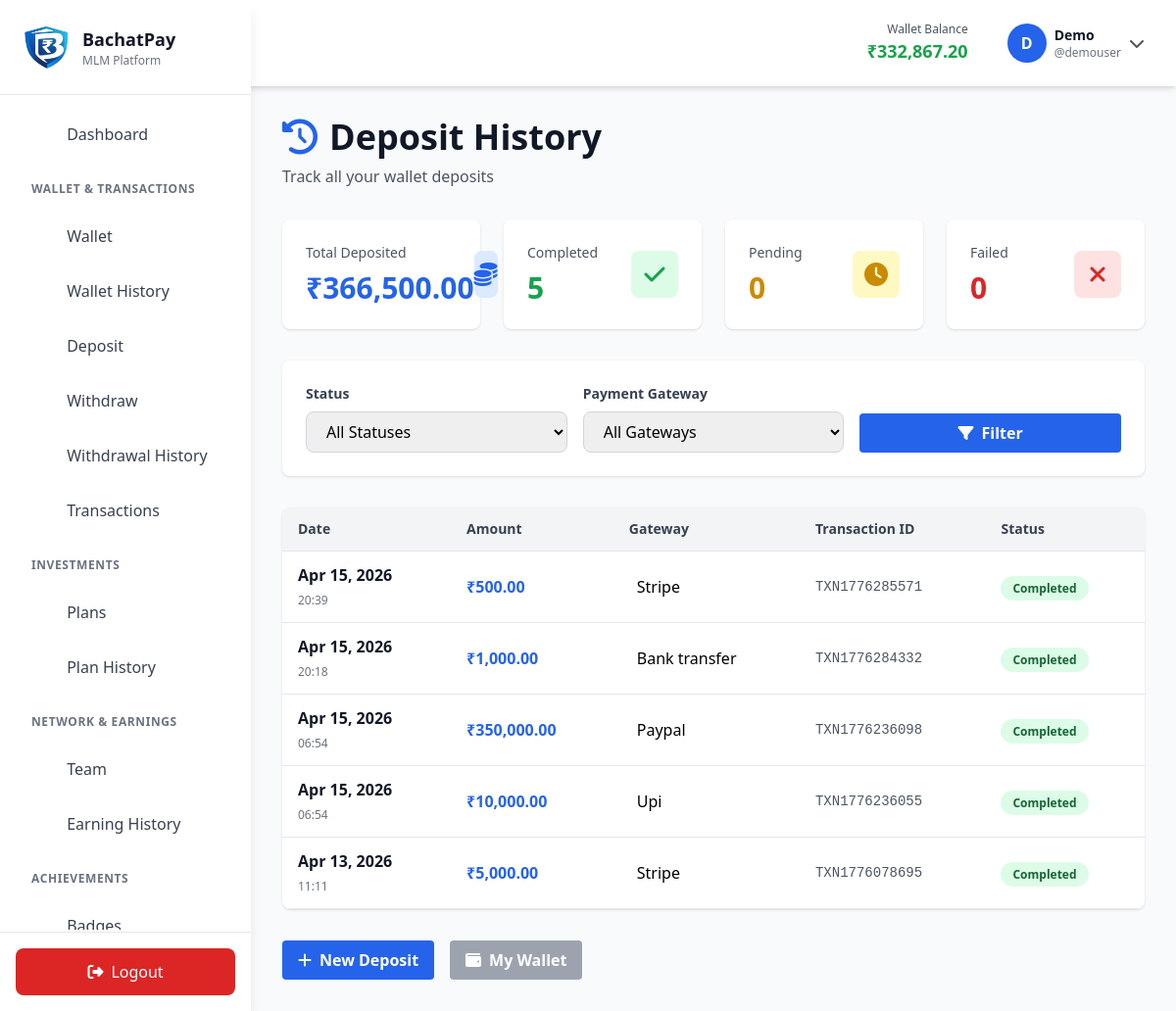
Page /deposit-history.php (signed in) on the committed database.
### tables this page shows
CREATE TABLE `users` (
  `user_id` int(11) NOT NULL,
  `username` varchar(50) NOT NULL,
  `email` varchar(100) NOT NULL,
  `password` varchar(255) NOT NULL,
  `sponsor_id` int(11) DEFAULT NULL,
  `first_name` varchar(50) DEFAULT NULL,
  `last_name` varchar(50) DEFAULT NULL,
  `phone` varchar(15) DEFAULT NULL,
  `city` varchar(50) DEFAULT NULL,
  `state` varchar(50) DEFAULT NULL,
  `bank_account` varchar(20) DEFAULT NULL,
  `bank_name` varchar(100) DEFAULT NULL,
  `ifsc_code` varchar(20) DEFAULT NULL,
  `wallet_balance` decimal(15,2) DEFAULT 0.00,
  `total_cashback_earned` decimal(15,2) DEFAULT 0.00,
  `total_commission_earned` decimal(15,2) DEFAULT 0.00,
  `total_downline_business` decimal(15,2) DEFAULT 0.00,
  `active_investment` decimal(15,2) DEFAULT 0.00,
  `registration_date` timestamp NOT NULL DEFAULT current_timestamp(),
  `last_login` datetime DEFAULT NULL,
  `status` enum('active','inactive','suspended') DEFAULT 'active',
  `role` enum('user','admin') DEFAULT 'user',
  `reset_token` varchar(255) DEFAULT NULL,
  `reset_expires` datetime DEFAULT NULL
);

CREATE TABLE `deposits` (
  `deposit_id` int(11) NOT NULL,
  `user_id` int(11) NOT NULL,
  `amount` decimal(15,2) NOT NULL,
  `payment_gateway` varchar(50) DEFAULT NULL COMMENT 'stripe, paypal, razorpay, etc',
  `transaction_id` varchar(100) DEFAULT NULL,
  `description` varchar(255) DEFAULT NULL,
  `status` enum('pending','completed','failed','cancelled') DEFAULT 'pending',
  `deposited_at` datetime DEFAULT NULL,
  `created_at` timestamp NOT NULL DEFAULT current_timestamp()
);

### deposit-history.php (the view, shortened to what the rows shown need)
<?php
require_once __DIR__ . '/includes/config.php';
require_once __DIR__ . '/includes/db.php';
require_once __DIR__ . '/includes/functions.php';
$user = getCurrentUser();
$where = 'user_id = ?';
$params = [$user['user_id']];
$stmt = $pdo->prepare("SELECT * FROM deposits WHERE $where ORDER BY created_at DESC");
$stmt->execute($params);
$deposits = $stmt->fetchAll();
?>
<!DOCTYPE html>
<html lang="en">
<head>
    <script src="https://cdn.tailwindcss.com"></script>
    <link rel="stylesheet" href="https://cdnjs.cloudflare.com/ajax/libs/font-awesome/6.4.0/css/all.min.css">
</head>
<body class="bg-gray-50">
    <?php $currentPage = 'deposit-history'; require_once __DIR__ . '/includes/navbar.php'; ?>
    <div class="lg:ml-64 px-4 sm:px-6 lg:px-8 py-8">
        <div class="mb-8">
            <h1 class="text-4xl font-bold text-gray-900 mb-2">
                <i class="fas fa-history text-blue-600 mr-3"></i>Deposit History
            </h1>
        </div>
        <div class="bg-white rounded-lg shadow overflow-hidden">
            <div class="overflow-x-auto">
                <table class="w-full">
                    <thead class="bg-gray-100 border-b">
                        <tr>
                            <th class="px-4 py-3 text-left text-sm font-semibold text-gray-700">Date</th>
                            <th class="px-4 py-3 text-left text-sm font-semibold text-gray-700">Amount</th>
                            <th class="px-4 py-3 text-left text-sm font-semibold text-gray-700">Gateway</th>
                            <th class="px-4 py-3 text-left text-sm font-semibold text-gray-700">Transaction ID</th>
                            <th class="px-4 py-3 text-left text-sm font-semibold text-gray-700">Status</th>
                        </tr>
                    </thead>
                    <tbody>
                        <?php if (empty($deposits)): ?>
                        <tr>
                            <td colspan="5" class="px-4 py-8 text-center text-gray-500">
                                <i class="fas fa-inbox text-4xl mb-2 block opacity-50"></i>
                                No deposits found
                            </td>
                        </tr>
                        <?php else: ?>
                            <?php foreach ($deposits as $dep):
                                $statusColor = match($dep['status']) {
                                    'completed' => 'bg-green-100 text-green-800',
                                    'pending' => 'bg-yellow-100 text-yellow-800',
                                    'failed' => 'bg-red-100 text-red-800',
                                    default => 'bg-gray-100 text-gray-800'
                                };
                            ?>
                            <tr class="border-b hover:bg-gray-50 transition">
                                <td class="px-4 py-3">
                                    <span class="font-semibold text-gray-900"><?php echo date('M d, Y', strtotime($dep['created_at'])); ?></span><br>
                                    <span class="text-xs text-gray-500"><?php echo date('H:i', strtotime($dep['created_at'])); ?></span>
                                </td>
                                <td class="px-4 py-3 font-bold text-blue-600">
                                    <?php echo formatCurrency($dep['amount']); ?>
                                </td>
                                <td class="px-4 py-3">
                                    <span class="flex items-center">
                                        <?php echo ucfirst(str_replace('_', ' ', $dep['payment_gateway'])); ?>
                                    </span>
                                </td>
                                <td class="px-4 py-3 text-sm text-gray-600 font-mono">
                                    <?php echo htmlspecialchars($dep['transaction_id']); ?>
                                </td>
                                <td class="px-4 py-3">
                                    <span class="px-3 py-1 rounded-full text-xs font-semibold <?php echo $statusColor; ?>">
                                        <?php echo ucfirst($dep['status']); ?>
                                    </span>
                                </td>
                            </tr>
                            <?php endforeach; ?>
                        <?php endif; ?>
                    </tbody>
                </table>
            </div>
        </div>
    </div>
</body>
</html>

### includes/navbar.php (shortened to what the rows shown need)
<div id="sidebar" class="fixed left-0 top-0 h-screen w-64 bg-white shadow-lg z-50 transform -translate-x-full lg:translate-x-0 transition-transform duration-300">
    <div class="p-6 border-b">
        <div class="flex items-center space-x-3">
            <div>
                <h1 class="text-lg font-bold text-gray-900">BachatPay</h1>
            </div>
        </div>
    </div>
</div>
<nav class="bg-white shadow-md sticky top-0 z-30">
    <div class="p-4 flex justify-between items-center">
        <div class="flex items-center space-x-4">
            <div class="hidden sm:block">
                <h2 class="text-sm font-bold text-gray-900">Dashboard</h2>
            </div>
        </div>
        <div class="flex items-center space-x-6">
            <div class="hidden md:block text-right">
                <p class="text-xs text-gray-600">Wallet Balance</p>
                <p class="text-lg font-bold text-green-600"><?php echo formatCurrency($user['wallet_balance'] ?? 0); ?></p>
            </div>
            <div class="relative group">
                <button class="flex items-center space-x-2 px-4 py-2 rounded-lg hover:bg-gray-100 transition">
                    <div class="w-10 h-10 bg-blue-600 text-white rounded-full flex items-center justify-center font-bold">
                        <?php echo strtoupper(substr($user['username'] ?? 'U', 0, 1)); ?>
                    </div>
                    <div class="hidden sm:block text-left">
                        <p class="text-sm font-bold text-gray-900"><?php echo htmlspecialchars($user['first_name'] ?? $user['username'] ?? 'User'); ?></p>
                        <p class="text-xs text-gray-500">@<?php echo htmlspecialchars($user['username'] ?? 'user'); ?></p>
                    </div>
                    <i class="fas fa-chevron-down text-gray-600"></i>
                </button>
            </div>
        </div>
    </div>
</nav>

### rows in the picture
users: wallet_balance "₹332,867.20", username "D", first_name "Demo", username "demouser"
deposits: created_at "Apr 15, 2026", created_at "20:39", amount "₹500.00", payment_gateway "Stripe", transaction "TXN1776285571", status "Completed"
deposits: created_at "Apr 15, 2026", created_at "20:18", amount "₹1,000.00", payment_gateway "Bank transfer", transaction "TXN1776284332", status "Completed"
deposits: created_at "Apr 15, 2026", created_at "06:54", amount "₹350,000.00", payment_gateway "Paypal", transaction "TXN1776236098", status "Completed"
deposits: created_at "Apr 15, 2026", created_at "06:54", amount "₹10,000.00", payment_gateway "Upi", transaction "TXN1776236055", status "Completed"
deposits: created_at "Apr 13, 2026", created_at "11:11", amount "₹5,000.00", payment_gateway "Stripe", transaction "TXN1776078695", status "Completed"

### other values in the picture
$item['label'] "Dashboard"
$group['label'] "WALLET & TRANSACTIONS"
$item['label'] "Wallet"
$item['label'] "Wallet History"
$item['label'] "Deposit"
$item['label'] "Withdraw"
$item['label'] "Withdrawal History"
$item['label'] "Transactions"
$group['label'] "INVESTMENTS"
$item['label'] "Plans"
$item['label'] "Plan History"
$group['label'] "NETWORK & EARNINGS"
$item['label'] "Team"
$item['label'] "Earning History"
$group['label'] "ACHIEVEMENTS"
